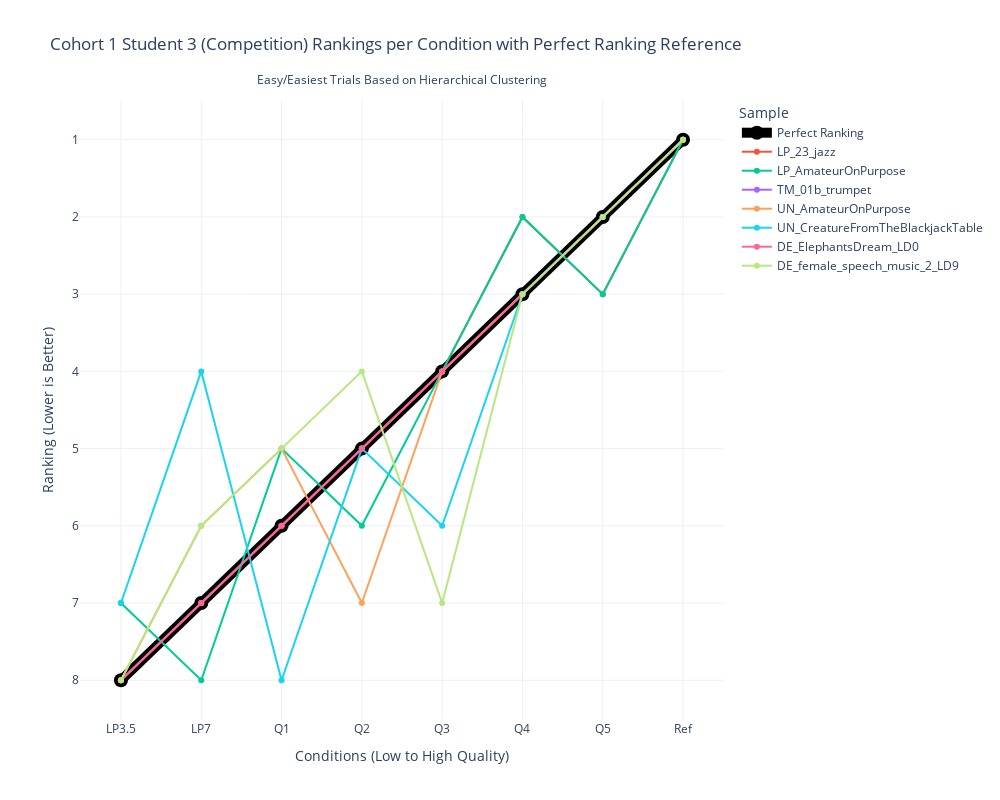

The code cell stored with this chart in its notebook:
### Code cell
# Spaghetti plot for Cohort 1 Student 3 rankings

# Reshape rankings data for Plotly
BSU1_3_rankings_df = pd.DataFrame(reversed_BSU1_3_rankings, columns=conditions)
BSU1_3_rankings_df['Sample'] = items[trial_indices]

# Melt dataframe for better visualization
BSU1_3_rankings_df_melted = BSU1_3_rankings_df.melt(id_vars=['Sample'], var_name='Condition', value_name='Ranking')
BSU1_3_rankings_df_melted = pd.concat([perfect_df, BSU1_3_rankings_df_melted])

# Create plot
fig = px.line(BSU1_3_rankings_df_melted, x='Condition', y='Ranking', color='Sample', markers=True,
              title="Cohort 1 Student 3 (Competition) Rankings per Condition with Perfect Ranking Reference",
              labels={"Ranking": "Ranking (Lower is Better)", "Condition": "Conditions (Low to High Quality)"},
              template="plotly_white")

# Adjust figure dimensions
fig.update_layout(width=1000, height=800)

# Invert y-axis (lower ranks at top)
fig.update_yaxes(autorange="reversed")

# Modify the "Perfect Ranking" line to be more visible
fig.update_traces(
    selector=dict(name="Perfect Ranking"),
    line=dict(width=10, color='black'),
    marker=dict(size=14, color='black')
)

# Add subtitle
fig.update_layout(
    annotations=[
        dict(
            text="Easy/Easiest Trials Based on Hierarchical Clustering",
            x=0.5,
            y=1.05,
            xref="paper",
            yref="paper",
            showarrow=False,
            font=dict(size=12)
        )
    ]
)

# Show figure
fig.show()

### Figure 1 — Plotly figure (JSON) as saved in the notebook; plotly's stock layout.template omitted (floating-point values rounded to 4 significant figures)
{"data": [{"hovertemplate": "Sample=Perfect Ranking<br>Conditions (Low to High Quality)=%{x}<br>Ranking (Lower is Better)=%{y}<extra></extra>", "legendgroup": "Perfect Ranking", "line": {"color": "black", "dash": "solid", "width": 10}, "marker": {"color": "black", "size": 14, "symbol": "circle"}, "mode": "lines+markers", "name": "Perfect Ranking", "orientation": "v", "showlegend": true, "type": "scatter", "x": ["LP3.5", "LP7", "Q1", "Q2", "Q3", "Q4", "Q5", "Ref"], "xaxis": "x", "y": [8, 7, 6, 5, 4, 3, 2, 1], "yaxis": "y"}, {"hovertemplate": "Sample=LP_23_jazz<br>Conditions (Low to High Quality)=%{x}<br>Ranking (Lower is Better)=%{y}<extra></extra>", "legendgroup": "LP_23_jazz", "line": {"color": "#EF553B", "dash": "solid"}, "marker": {"symbol": "circle"}, "mode": "lines+markers", "name": "LP_23_jazz", "orientation": "v", "showlegend": true, "type": "scatter", "x": ["LP3.5", "LP7", "Q1", "Q2", "Q3", "Q4", "Q5", "Ref"], "xaxis": "x", "y": [8, 7, 6, 5, 4, 2, 3, 1], "yaxis": "y"}, {"hovertemplate": "Sample=LP_AmateurOnPurpose<br>Conditions (Low to High Quality)=%{x}<br>Ranking (Lower is Better)=%{y}<extra></extra>", "legendgroup": "LP_AmateurOnPurpose", "line": {"color": "#00cc96", "dash": "solid"}, "marker": {"symbol": "circle"}, "mode": "lines+markers", "name": "LP_AmateurOnPurpose", "orientation": "v", "showlegend": true, "type": "scatter", "x": ["LP3.5", "LP7", "Q1", "Q2", "Q3", "Q4", "Q5", "Ref"], "xaxis": "x", "y": [7, 8, 5, 6, 4, 2, 3, 1], "yaxis": "y"}, {"hovertemplate": "Sample=TM_01b_trumpet<br>Conditions (Low to High Quality)=%{x}<br>Ranking (Lower is Better)=%{y}<extra></extra>", "legendgroup": "TM_01b_trumpet", "line": {"color": "#ab63fa", "dash": "solid"}, "marker": {"symbol": "circle"}, "mode": "lines+markers", "name": "TM_01b_trumpet", "orientation": "v", "showlegend": true, "type": "scatter", "x": ["LP3.5", "LP7", "Q1", "Q2", "Q3", "Q4", "Q5", "Ref"], "xaxis": "x", "y": [8, 7, 6, 5, 4, 3, 2, 1], "yaxis": "y"}, {"hovertemplate": "Sample=UN_AmateurOnPurpose<br>Conditions (Low to High Quality)=%{x}<br>Ranking (Lower is Better)=%{y}<extra></extra>", "legendgroup": "UN_AmateurOnPurpose", "line": {"color": "#FFA15A", "dash": "solid"}, "marker": {"symbol": "circle"}, "mode": "lines+markers", "name": "UN_AmateurOnPurpose", "orientation": "v", "showlegend": true, "type": "scatter", "x": ["LP3.5", "LP7", "Q1", "Q2", "Q3", "Q4", "Q5", "Ref"], "xaxis": "x", "y": [8, 6, 5, 7, 4, 3, 2, 1], "yaxis": "y"}, {"hovertemplate": "Sample=UN_CreatureFromTheBlackjackTable<br>Conditions (Low to High Quality)=%{x}<br>Ranking (Lower is Better)=%{y}<extra></extra>", "legendgroup": "UN_CreatureFromTheBlackjackTable", "line": {"color": "#19d3f3", "dash": "solid"}, "marker": {"symbol": "circle"}, "mode": "lines+markers", "name": "UN_CreatureFromTheBlackjackTable", "orientation": "v", "showlegend": true, "type": "scatter", "x": ["LP3.5", "LP7", "Q1", "Q2", "Q3", "Q4", "Q5", "Ref"], "xaxis": "x", "y": [7, 4, 8, 5, 6, 3, 2, 1], "yaxis": "y"}, {"hovertemplate": "Sample=DE_ElephantsDream_LD0<br>Conditions (Low to High Quality)=%{x}<br>Ranking (Lower is Better)=%{y}<extra></extra>", "legendgroup": "DE_ElephantsDream_LD0", "line": {"color": "#FF6692", "dash": "solid"}, "marker": {"symbol": "circle"}, "mode": "lines+markers", "name": "DE_ElephantsDream_LD0", "orientation": "v", "showlegend": true, "type": "scatter", "x": ["LP3.5", "LP7", "Q1", "Q2", "Q3", "Q4", "Q5", "Ref"], "xaxis": "x", "y": [8, 7, 6, 5, 4, 3, 2, 1], "yaxis": "y"}, {"hovertemplate": "Sample=DE_female_speech_music_2_LD9<br>Conditions (Low to High Quality)=%{x}<br>Ranking (Lower is Better)=%{y}<extra></extra>", "legendgroup": "DE_female_speech_music_2_LD9", "line": {"color": "#B6E880", "dash": "solid"}, "marker": {"symbol": "circle"}, "mode": "lines+markers", "name": "DE_female_speech_music_2_LD9", "orientation": "v", "showlegend": true, "type": "scatter", "x": ["LP3.5", "LP7", "Q1", "Q2", "Q3", "Q4", "Q5", "Ref"], "xaxis": "x", "y": [8, 6, 5, 4, 7, 3, 2, 1], "yaxis": "y"}], "layout": {"annotations": [{"font": {"size": 12}, "showarrow": false, "text": "Easy/Easiest Trials Based on Hierarchical Clustering", "x": 0.5, "xref": "paper", "y": 1.05, "yref": "paper"}], "height": 800, "legend": {"title": {"text": "Sample"}, "tracegroupgap": 0}, "title": {"text": "Cohort 1 Student 3 (Competition) Rankings per Condition with Perfect Ranking Reference"}, "width": 1000, "xaxis": {"anchor": "y", "domain": [0, 1], "title": {"text": "Conditions (Low to High Quality)"}}, "yaxis": {"anchor": "x", "autorange": "reversed", "domain": [0, 1], "title": {"text": "Ranking (Lower is Better)"}}}}
